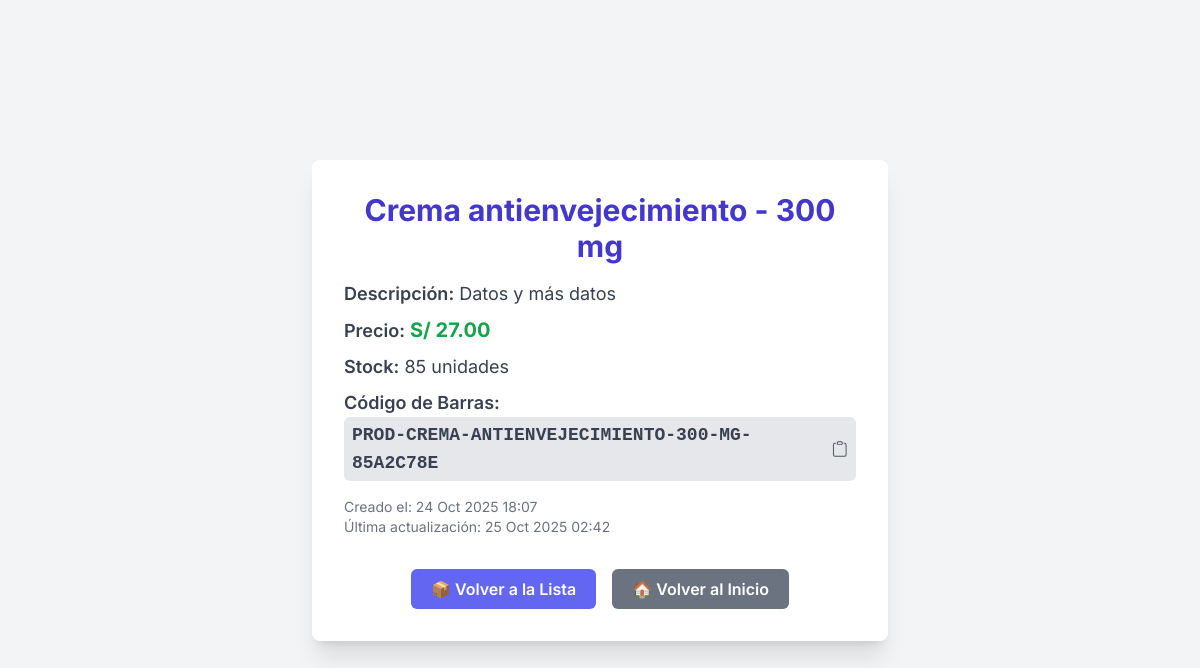
Page /products/4/ (signed in) on the committed database.
### products/models.py (models this page shows, shortened)
class Product(models.Model):
    name = models.CharField(max_length=200, verbose_name="Nombre") # Verbose_name es el nombre legible para el usuario
    description = models.TextField(blank=True, null=True, verbose_name="Descripción")
    price = models.DecimalField(max_digits=10, decimal_places=2, verbose_name="Precio")
    stock = models.IntegerField(default=0, verbose_name="Stock")
    barcode = models.CharField(max_length=100, unique=True, verbose_name="Código de Barras")
    created_at = models.DateTimeField(auto_now_add=True, verbose_name="Fecha de Creación")
    updated_at = models.DateTimeField(auto_now=True, verbose_name="Última Actualización")
    class Meta: # Definimos los metadatos del modelo
        verbose_name = "Producto"
        verbose_name_plural = "Productos"
        ordering = ['name']

### products/views.py (the view)
# urls.py: path('<int:pk>/', views.product_detail, name='product_detail'),
@login_required
def product_detail(request, pk):
    product = get_object_or_404(Product, pk=pk)
    return render(request, 'products/product_detail.html', {'product': product})

### products/templates/products/product_detail.html (shortened to what this page needs)
<!DOCTYPE html>
<html lang="es">
<head>
    <script src="https://cdn.tailwindcss.com"></script>
</head>
<body class="bg-gray-100 min-h-screen flex items-center justify-center p-4">
    <div class="max-w-xl mx-auto bg-white p-8 rounded-lg shadow-xl w-full">
        <h1 class="text-3xl font-bold text-indigo-700 mb-4 text-center">{{ product.name }}</h1>
        <div class="mb-4">
            <p class="text-gray-700 text-lg mb-2"><strong class="font-semibold">Descripción:</strong> {{ product.description|default:"No hay descripción disponible." }}</p>
            <p class="text-gray-700 text-lg mb-2"><strong class="font-semibold">Precio:</strong> <span class="text-green-600 font-bold text-xl">S/ {{ product.price|floatformat:2 }}</span></p>
            <p class="text-gray-700 text-lg mb-2"><strong class="font-semibold">Stock:</strong> {{ product.stock }} unidades</p>
            {% if product.barcode %}
                <p class="text-gray-700 text-lg mb-2">
                    <strong class="font-semibold">Código de Barras:</strong>
                    <span id="barcode-text"
                          class="font-semibold font-mono bg-gray-200 px-2 py-1 rounded-md cursor-pointer hover:bg-gray-300 transition-colors duration-200 select-all inline-flex items-center"
                          onclick="copyBarcode()"
                          title="Click para copiar al portapapeles">
                        {{ product.barcode }}
                    </span>
                </p>
            {% endif %}
            <p class="text-gray-500 text-sm mt-4">Creado el: {{ product.created_at|date:"d M Y H:i" }}</p>
            <p class="text-gray-500 text-sm">Última actualización: {{ product.updated_at|date:"d M Y H:i" }}</p>
        </div>
        <div class="mt-8 flex flex-wrap justify-center gap-4">
            <a href="{% url 'product_list' %}" class="inline-block bg-indigo-500 hover:bg-indigo-600 text-white font-semibold py-2 px-5 rounded-md transition duration-300 ease-in-out">
                📦 Volver a la Lista
            </a>
            <a href="{% url 'home' %}" class="inline-block bg-gray-500 hover:bg-gray-600 text-white font-semibold py-2 px-5 rounded-md transition duration-300 ease-in-out">
                🏠 Volver al Inicio
            </a>
        </div>
    </div>
</body>
</html>

### products/templates/products/product_detail.html (style rules this page uses)
body { font-family: 'Inter', sans-serif; }

### rows in the picture
Product: name "Crema antienvejecimiento - 300 mg", description "Datos y más datos", price "27.00", stock "85", barcode "PROD-CREMA-ANTIENVEJECIMIENTO-300-MG-85A2C78E", created_at "24 Oct 2025 18:07", updated_at "25 Oct 2025 02:42"
